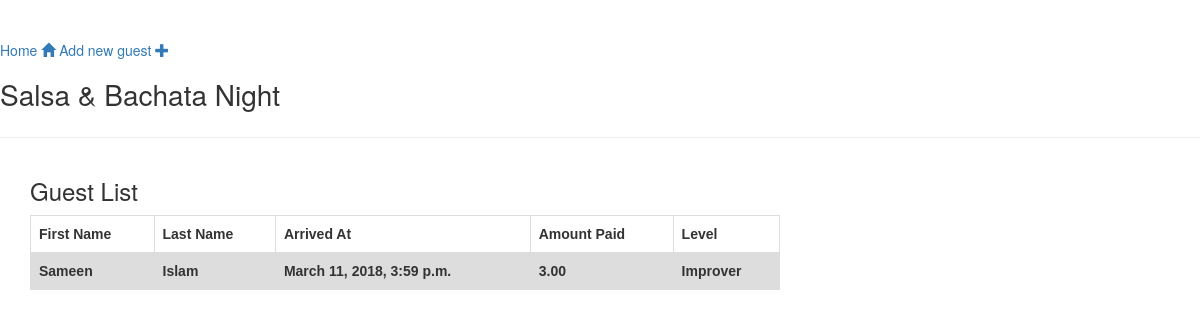
The app's page /, older data.
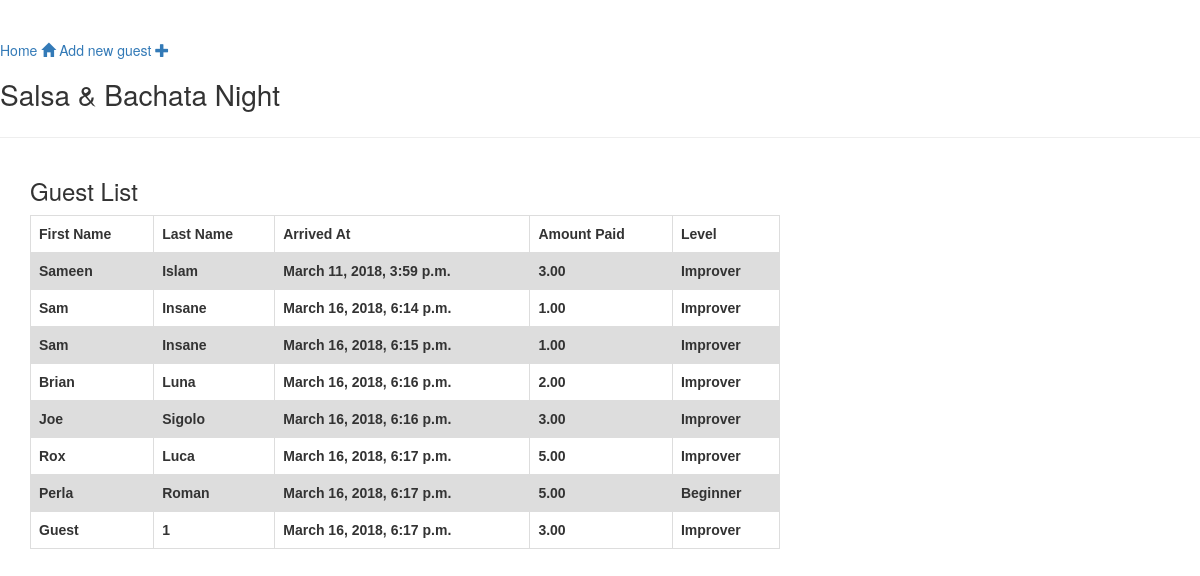
The same page, newer data.
### reg_guests/models.py (models this page shows, shortened)
class Guest(models.Model):
    registration_time = models.DateTimeField(null=False, default=timezone.now)
    first_name = models.CharField(null=False, max_length=50)
    last_name = models.CharField(null=False, max_length=50)
    email = models.CharField(max_length=150)
    instagram = models.CharField(max_length=150)
    is_new_to_salsa = models.BooleanField(default=True)
    amount_paid = models.DecimalField(null=False, max_digits=3, decimal_places=2)

### reg_guests/views.py (the view)
# urls.py: path('', views.guest_list, name='guest_list'),
def guest_list(request):
    guests = Guest.objects.filter(registration_time__lte=timezone.now()).order_by('registration_time')
    return render(request, 'reg_guests/guest_list.html', {'guests': guests})

### reg_guests/templates/reg_guests/guest_list.html
{% extends 'reg_guests/base.html' %}
{% block content %}
<h3>Guest List</h3>
<table>
    <tr>
        <th>First Name</th>
        <th>Last Name</th>
        <th>Arrived At</th>
        <th>Amount Paid</th>
        <th>Level</th>
    </tr>
    {% for guest in guests %}
    <tr>
        <th>{{ guest.first_name }}</th>
        <th>{{ guest.last_name }}</th>
        <th>{{ guest.registration_time }}</th>
        <th>{{ guest.amount_paid }}</th>
        {% if guest.is_new_to_salsa %}
        <th>Beginner</th>
        {% else %}
        <th>Improver</th>
        {% endif %}
    </tr>
    {% endfor %}
</table>
{% endblock %}

### reg_guests/templates/reg_guests/base.html (shortened to what this page needs)
<!doctype html>
<html class="no-js" lang="">
<head>
    {% load static %}
    <link rel="stylesheet" href="//maxcdn.bootstrapcdn.com/bootstrap/3.2.0/css/bootstrap.min.css">
    <link rel="stylesheet" href="//maxcdn.bootstrapcdn.com/bootstrap/3.2.0/css/bootstrap-theme.min.css">
    <link rel="stylesheet" href="{% static 'reg_guests/css/normalize.css' %}">
    <link rel="stylesheet" href="{% static 'reg_guests/css/main.css' %}">
</head>
<body>
    <div class="page-header">
            <a href="{% url 'guest_list' %}" class="top-menu"> Home <span class="glyphicon glyphicon-home"></span></a>
        <a href="{% url 'register_new' %}" class="top-menu"> Add new guest <span class="glyphicon glyphicon-plus"></span></a>
        <h1>Salsa & Bachata Night</h1>
    </div>
    <div class="content container">
        <div class="row">
            <div class="col-md-8">
            {% block content %}
            {% endblock %}
            </div>
        </div>
    </div>
</body>
</html>

### reg_guests/static/reg_guests/css/main.css (style rules this page uses)
html { color: #222; font-size: 1em; line-height: 1.4; }
table { font-family: arial, sans-serif; border-collapse: collapse; width: 100%; }
td, th { border: 1px solid #dddddd; text-align: left; padding: 8px; }
tr:nth-child(even) { background-color: #dddddd; }

Row changes from the older to the newer data that the page shows:
added Guest: first_name "Sam", last_name "Insane", registration_time "March 16, 2018, 6:14 p.m.", amount_paid "1.00", is_new_to_salsa "Improver"
added Guest: first_name "Sam", last_name "Insane", registration_time "March 16, 2018, 6:15 p.m.", amount_paid "1.00", is_new_to_salsa "Improver"
added Guest: first_name "Brian", last_name "Luna", registration_time "March 16, 2018, 6:16 p.m.", amount_paid "2.00", is_new_to_salsa "Improver"
added Guest: first_name "Joe", last_name "Sigolo", registration_time "March 16, 2018, 6:16 p.m.", amount_paid "3.00", is_new_to_salsa "Improver"
added Guest: first_name "Rox", last_name "Luca", registration_time "March 16, 2018, 6:17 p.m.", amount_paid "5.00", is_new_to_salsa "Improver"
added Guest: first_name "Perla", last_name "Roman", registration_time "March 16, 2018, 6:17 p.m.", amount_paid "5.00", is_new_to_salsa "Beginner"
added Guest: first_name "Guest", last_name "1", registration_time "March 16, 2018, 6:17 p.m.", amount_paid "3.00", is_new_to_salsa "Improver"
